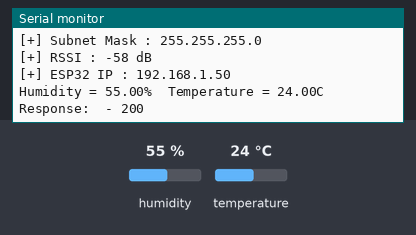
Recording of a sketch running on a simulated ESP32. Parts: the last lines printed to the serial monitor. The test bench sets the inputs (shaded band); at power-on: humidity 55 %, temperature 24 °C. WiFi joins after 1.5 s; servers stay silent unless stated; uploads are accepted with an empty reply.

Above: at 3.0 s.
3.1 s: humidity set to 22 %
At 7.24 s:
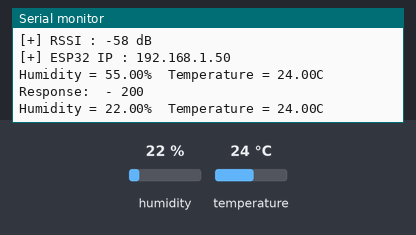
8.9 s: temperature set to 12 °C
At 13.7 s:
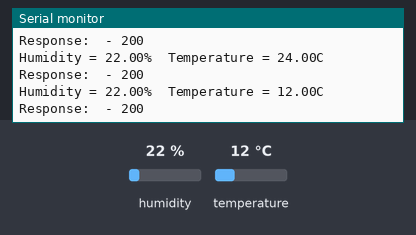
14.7 s: humidity set to 40 %
At 18.5 s:
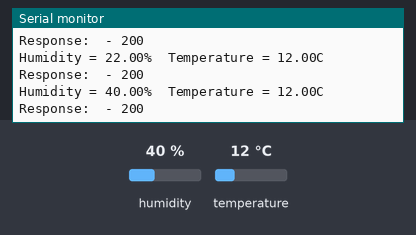
Timing chart, 0 to 20.0 s (numbered marks = the images above; inputs shaded):
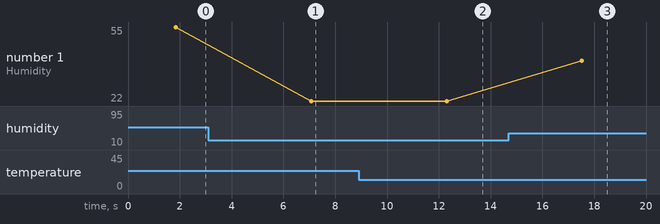

The sketch:

Node_DHT11_Wifi.ino
```cpp
// Example testing sketch for various DHT humidity/temperature sensors written by ladyada
// REQUIRES the following Arduino libraries:
// - DHT Sensor Library: https://github.com/adafruit/DHT-sensor-library
// - Adafruit Unified Sensor Lib: https://github.com/adafruit/Adafruit_Sensor

#include "DHT.h"
#include <WiFi.h>
#include <WiFiClient.h>
#include <HTTPClient.h>
#define CONNECTION_TIMEOUT 10

// ESP32 deverá estar na mesma rede que o servidor Node.js
const char *ssid = "Colocar aqui o nome da rede WiFi"; // Your network SSID (name)
const char *password = "Colocar aqui a password da rede WiFi"; // Your network password
const char *server_url = "http://IP:3001/meteo"; // IP = do servidor Node.js

// StaticJsonBuffer<200> jsonBuffer;
//  Set up the client objet
WiFiClient client;
HTTPClient http;
// WiFiServer server(80);

#define DHTPIN 4 // Digital pin connected to the DHT sensor
// Feather HUZZAH ESP8266 note: use pins 3, 4, 5, 12, 13 or 14 --
// Pin 15 can work but DHT must be disconnected during program upload.

// Uncomment whatever type you're using!
#define DHTTYPE DHT11 // DHT 11
// #define DHTTYPE DHT22   // DHT 22  (AM2302), AM2321
// #define DHTTYPE DHT21   // DHT 21 (AM2301)

// Connect pin 1 (on the left) of the sensor to +5V
// NOTE: If using a board with 3.3V logic like an Arduino Due connect pin 1
// to 3.3V instead of 5V!
// Connect pin 2 of the sensor to whatever your DHTPIN is
// Connect pin 4 (on the right) of the sensor to GROUND
// Connect a 10K resistor from pin 2 (data) to pin 1 (power) of the sensor

// Initialize DHT sensor.
// Note that older versions of this library took an optional third parameter to
// tweak the timings for faster processors.  This parameter is no longer needed
// as the current DHT reading algorithm adjusts itself to work on faster procs.
DHT dht(DHTPIN, DHTTYPE);

void setup()
{
    Serial.begin(9600);
    Serial.println(F("DHTxx test!"));

    dht.begin();

    WiFi.mode(WIFI_STA); // Optional
    WiFi.begin(ssid, password);
    Serial.println("\nConnecting");
    int timeout_counter = 0;

    while (WiFi.status() != WL_CONNECTED)
    {
        Serial.print(".");
        delay(200);
        timeout_counter++;
        if (timeout_counter >= CONNECTION_TIMEOUT * 5)
        {
            ESP.restart();
        }
    }

    Serial.println("\nConnected to the WiFi network");
    Serial.print("Local ESP32 IP: ");
    Serial.println(WiFi.localIP());
    Serial.print("[*] Network information for ");
    Serial.println(ssid);
    Serial.println("[+] BSSID : " + WiFi.BSSIDstr());
    Serial.print("[+] Gateway IP : ");
    Serial.println(WiFi.gatewayIP());
    Serial.print("[+] Subnet Mask : ");
    Serial.println(WiFi.subnetMask());
    Serial.println((String) "[+] RSSI : " + WiFi.RSSI() + " dB");
    Serial.print("[+] ESP32 IP : ");
    Serial.println(WiFi.localIP());
    //  server.begin();
}

void loop()
{
    float h = dht.readHumidity();
    float t = dht.readTemperature();
    Serial.print("Humidity = ");
    Serial.print(h);
    Serial.print("%  ");
    Serial.print("Temperature = ");
    Serial.print(t);
    Serial.println("C  ");
    //  JsonObject& values = jsonBuffer.createObject();
    //  values["humidity"] = h;
    //  values["temperature"] = t;

    http.begin(client, server_url);
    http.addHeader("Content-Type", "application/json");
    int httpCode = http.POST("{\"temp\":\"" + String(t) + "\",\"hum\":\"" + String(h) + "\"}");
    if (httpCode > 0)
    {
        if (httpCode == HTTP_CODE_OK || httpCode == HTTP_CODE_MOVED_PERMANENTLY)
        {
            String payload = http.getString();
            Serial.print("Response: ");
            Serial.println(payload + " - " + httpCode);
        }
    }
    else
    {
        Serial.printf("[HTTP] GET... failed, error: %s", http.errorToString(httpCode).c_str());
    }
    http.end();
    delay(5000);
}
```

Measured:
- after the input at 3.1 s, the serial monitor: prints a new line after 4.0 s (image 1)
- after the input at 8.9 s, the serial monitor: prints a new line after 3.4 s (image 2)
- after the input at 14.7 s, the serial monitor: prints a new line after 2.8 s (image 3)
- plotted number 1: 55 → 22 after the input at 3.1 s, 22 → 40 after the input at 14.7 s
